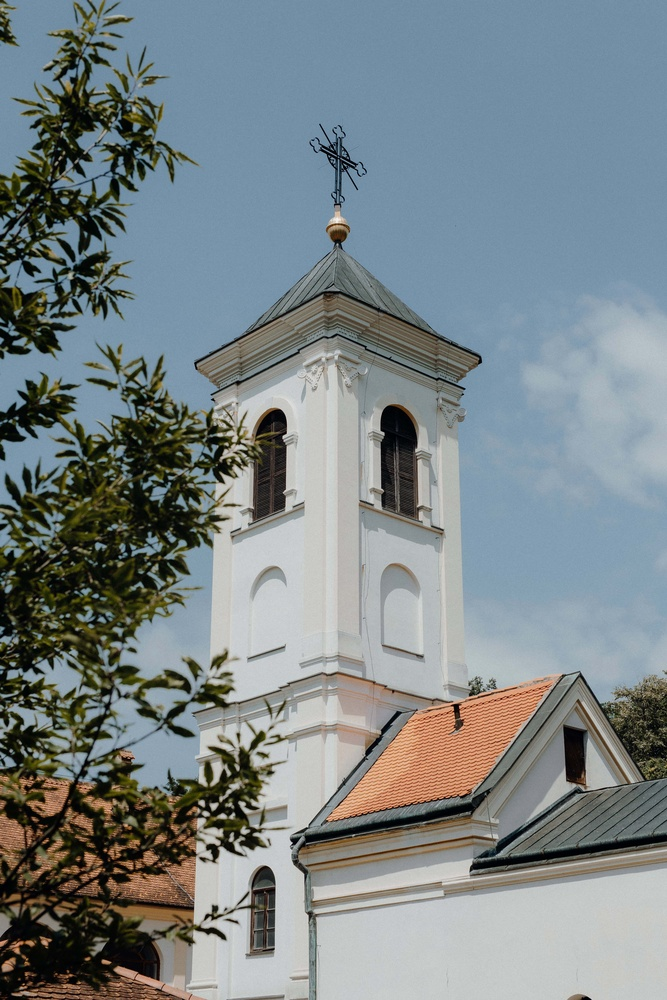
#> input picture dwt/2/Q.jpg, 667 x 1000 px, shrunk from 4000 x 6000 before the run, found by its file name; its folder holds only this picture in this run
$ python '333方向阈值.py'
#> lines starting #> are read from the running program, lines starting #| are printed output that depends on the picture
### dwt/utils.py
import cv2
import numpy as np
import pywt
from skimage.metrics import structural_similarity as ssim


def compute_psnr(original, processed):
    """计算峰值信噪比（PSNR）"""
    original = cv2.resize(original, (processed.shape[1], processed.shape[0]))
    mse = np.mean((original - processed) ** 2)
    if mse == 0:
        return float('inf')
    pixel_max = 255.0
    psnr = 20 * np.log10(pixel_max / np.sqrt(mse))
    return psnr


def compute_ssim(original, processed):
    """计算结构相似性（SSIM）"""
    original = cv2.resize(original, (processed.shape[1], processed.shape[0]))

    # 确定较小的图像尺寸并选择合适的 win_size
    min_dim = min(original.shape[0], original.shape[1])
    win_size = 7 if min_dim >= 7 else min_dim  # 确保win_size小于图像最小尺寸

    return ssim(original, processed, win_size=win_size, channel_axis=2)


# [54 lines left out: functions wavelet_decompose_reconstruct_color, adaptive_thresholding, estimate_noise, not called in this run]


def soft_threshold(data, threshold):
    """软阈值处理：数据超过阈值则减去阈值"""
    return np.sign(data) * np.maximum(np.abs(data) - threshold, 0)

### dwt/333方向阈值.py
import os
import numpy as np
import cv2
import pywt
from utils import compute_psnr, compute_ssim

# 设置输入和输出文件夹路径
input_folder = 'C:/Users\RT\Desktop\DRCNN\dwt/2'
output_folder = 'C:/Users\RT\Desktop\DRCNN\dwt\zs\hua_50'

# 确保输出文件夹存在
os.makedirs(output_folder, exist_ok=True)

# 获取输入文件夹中的所有图片文件
image_files = [f for f in os.listdir(input_folder) if f.endswith(('.jpg', '.png', '.jpeg'))]

def calculate_directional_threshold(high_freq, N, alpha=0.5, gamma=0.1):
    """
    根据高频分量计算改进的方向感知自适应阈值
    :param high_freq: 高频分量数组    :param N: 系数数量
    :param alpha: 调节系数
    :param gamma: 非线性调整因子


    :return: 自适应阈值
    """
    sigma = np.median(np.abs(high_freq)) / 0.6745  # 噪声标准差估计
    T = sigma * (np.log(N) ** gamma) * alpha      # 非线性动态阈值计算
    return T

def soft_threshold(W, T):
    """
    软阈值处理
    :param W: 高频分量数组
    :param T: 阈值
    :return: 处理后的高频分量
    """
    return np.sign(W) * np.maximum(np.abs(W) - T, 0)

def add_gaussian_noise(image, mean=5, std=30):
    """
    向图像添加高斯噪声
    :param image: 输入图像
    :param mean: 噪声均值
    :param std: 噪声标准差
    :return: 添加噪声的图像
    """
    noise = np.random.normal(mean, std, image.shape).astype(np.float32)
    noisy_image = np.clip(image + noise, 0, 255).astype(np.uint8)
    return noisy_image


def compute_mse(image1, image2):
    """
    计算均方误差 (MSE)
    :param image1: 原始图像
    :param image2: 比较的图像
    :return: MSE 值
    """
    return np.mean((image1.astype(np.float32) - image2.astype(np.float32)) ** 2)


def apply_post_filtering(image, method='bilateral'):
    """
    对降噪后的图像应用后处理步骤
    :param image: 输入图像
    :param method: 后处理方法，支持 'bilateral' 和 'gaussian'
    :return: 处理后的图像
    """
    if method == 'bilateral':
        return cv2.bilateralFilter(image, d=9, sigmaColor=75, sigmaSpace=75)
    elif method == 'gaussian':
        return cv2.GaussianBlur(image, (5, 5), 0)
    else:
        return image

for image_file in image_files:
    # 读取彩色图像
    image_path = os.path.join(input_folder, image_file)
    image_bgr = cv2.imread(image_path)
#> image_bgr is the input picture: shape (1000, 667, 3); mean B, G, R 135.3, 132.6, 122.7

    # 向图像添加高斯噪声
    noisy_image_bgr = add_gaussian_noise(image_bgr)
    cv2.imwrite(os.path.join(output_folder, 'noisy_' + image_file), noisy_image_bgr)
    print(f'Saved noisy image: {os.path.join(output_folder, "noisy_" + image_file)}')

    # 转换为YUV色彩空间
    image_yuv = cv2.cvtColor(noisy_image_bgr, cv2.COLOR_BGR2YUV)
#> image_yuv: shape (1000, 667, 3); mean of channels 0, 1, 2 135, 130.8, 121.6

    # 小波基选择
    wavelet = 'sym5'

    # 处理亮度通道
    y_channel = image_yuv[:, :, 0]

    # 分解到三级
    coeffs_1 = pywt.dwt2(y_channel, wavelet)
    (approx_1, (horizontal_1, vertical_1, diagonal_1)) = coeffs_1

    coeffs_2 = pywt.dwt2(approx_1, wavelet)
    (approx_2, (horizontal_2, vertical_2, diagonal_2)) = coeffs_2
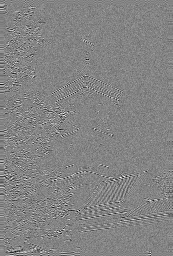
#> horizontal_2: shape (256, 173) float64; min -289.3, max 269.4, mean -0.1; drawn with min black and max white
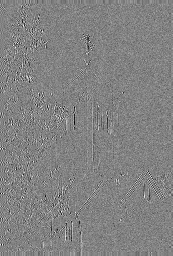
#> vertical_2: shape (256, 173) float64; min -229.8, max 219.3, mean -0.1; drawn with min black and max white
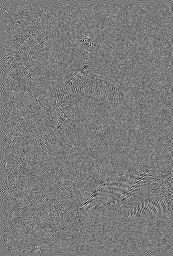
#> diagonal_2: shape (256, 173) float64; min -169.3, max 180, mean -0.1; drawn with min black and max white

    coeffs_3 = pywt.dwt2(approx_2, wavelet)
    (approx_3, (horizontal_3, vertical_3, diagonal_3)) = coeffs_3
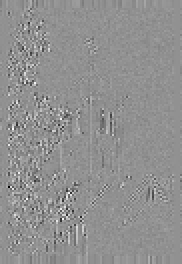
#> vertical_3: shape (132, 91) float64 (shown 2 times larger); min -606.7, max 456.9, mean -1.1; drawn with min black and max white
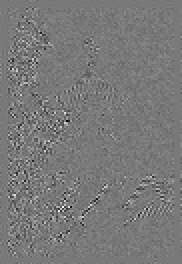
#> diagonal_3: shape (132, 91) float64 (shown 2 times larger); min -369.9, max 406.7, mean 0; drawn with min black and max white

    # 对高频分量应用传统阈值处理
    fixed_threshold = 20  # 固定阈值
    horizontal_3_traditional = soft_threshold(horizontal_3, fixed_threshold)
    vertical_3_traditional = soft_threshold(vertical_3, fixed_threshold)
    diagonal_3_traditional = soft_threshold(diagonal_3, fixed_threshold)

    # 小波重构（传统方法）
    reconstructed_3_traditional = pywt.idwt2((approx_3, (horizontal_3_traditional, vertical_3_traditional, diagonal_3_traditional)), wavelet)
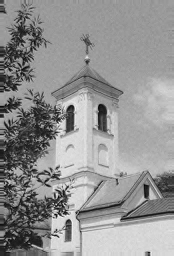
#> reconstructed_3_traditional: shape (256, 174) float64; min -55.7, max 978.5, mean 540; drawn with min black and max white
    reconstructed_2_traditional = pywt.idwt2((approx_2, (horizontal_2, vertical_2, diagonal_2)), wavelet)
    reconstructed_1_traditional = pywt.idwt2((approx_1, (horizontal_1, vertical_1, diagonal_1)), wavelet)

    denoised_y_channel_traditional = cv2.resize(reconstructed_1_traditional, (y_channel.shape[1], y_channel.shape[0]))

    # 小波重构（方向感知方法）从不同频域分析
    N3 = horizontal_3.size
#> N3 = 12012

    T3_h = calculate_directional_threshold(horizontal_3, N3)
#> in calculate_directional_threshold, `sigma = np.median(np.abs(high_freq)) / 0.6745`: sigma = 35.26
#> in calculate_directional_threshold, `T = sigma * (np.log(N) ** gamma) * alpha`: T = 22.06
#> T3_h = 22.06
    T3_v = calculate_directional_threshold(vertical_3, N3)
#> T3_v = 18.94
    T3_d = calculate_directional_threshold(diagonal_3, N3)
#> T3_d = 16.17

    horizontal_3 = soft_threshold(horizontal_3, T3_h)
    vertical_3 = soft_threshold(vertical_3, T3_v)
    diagonal_3 = soft_threshold(diagonal_3, T3_d)
    #这里是把上面计算的阈值  放进去处理

    reconstructed_3 = pywt.idwt2((approx_3, (horizontal_3, vertical_3, diagonal_3)), wavelet)
    reconstructed_2 = pywt.idwt2((approx_2, (horizontal_2, vertical_2, diagonal_2)), wavelet)
    reconstructed_1 = pywt.idwt2((approx_1, (horizontal_1, vertical_1, diagonal_1)), wavelet)

    denoised_y_channel_adaptive = cv2.resize(reconstructed_1, (y_channel.shape[1], y_channel.shape[0]))

    # 将降噪后的亮度通道替换回YUV图像中（传统方法）
    image_yuv_traditional = image_yuv.copy()
    image_yuv_traditional[:, :, 0] = denoised_y_channel_traditional
#> image_yuv_traditional: shape (1000, 667, 3); mean of channels 0, 1, 2 134.5, 130.8, 121.6
    denoised_bgr_image_traditional = cv2.cvtColor(image_yuv_traditional, cv2.COLOR_YUV2BGR)

    # 将降噪后的亮度通道替换回YUV图像中（方向感知方法结合后处理）
    image_yuv[:, :, 0] = denoised_y_channel_adaptive
    denoised_bgr_image_adaptive = cv2.cvtColor(image_yuv, cv2.COLOR_YUV2BGR)
    denoised_bgr_image_adaptive_post = apply_post_filtering(denoised_bgr_image_adaptive)

    # 保存结果
    traditional_path = os.path.join(output_folder, 'traditional_' + image_file)
    adaptive_path = os.path.join(output_folder, 'adaptive_post_' + image_file)
    cv2.imwrite(traditional_path, denoised_bgr_image_traditional)
    cv2.imwrite(adaptive_path, denoised_bgr_image_adaptive_post)

    print(f"Saved traditional method image: {traditional_path}")
    print(f"Saved adaptive method with post-processing image: {adaptive_path}")

    # 生成对比图
    comparison_image = cv2.hconcat([noisy_image_bgr, denoised_bgr_image_traditional, denoised_bgr_image_adaptive_post])
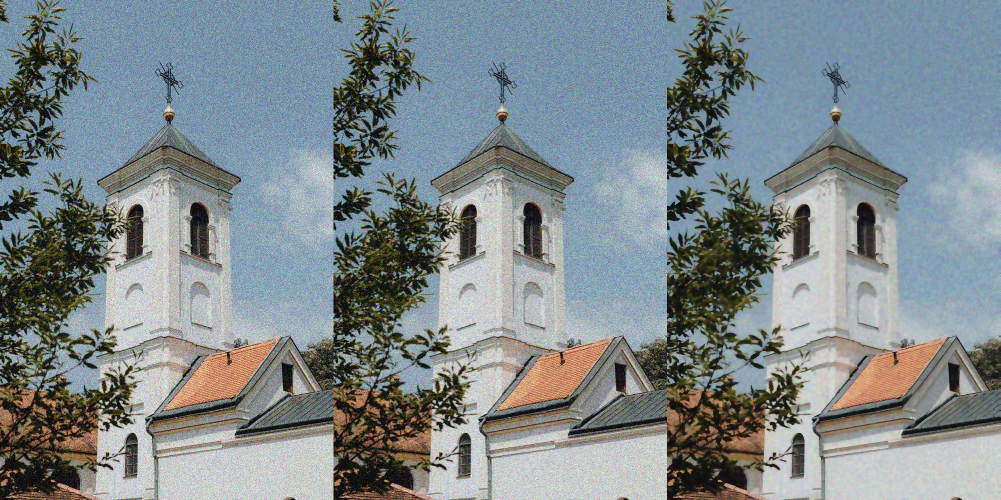
#> comparison_image: shape (1000, 2001, 3) (shown at 1/2 size); mean B, G, R 140.3, 137.2, 127.3
    comparison_path = os.path.join(output_folder, 'comparison_' + image_file)
    cv2.imwrite(comparison_path, comparison_image)
    print(f"Saved comparison image: {comparison_path}")

    # 计算PSNR和SSIM值
    reconstructed_psnr_traditional = compute_psnr(image_bgr, denoised_bgr_image_traditional)  # 传统方法PSNR
#> in compute_psnr, `mse = np.mean((original - processed) ** 2)`: mse = 95.9
#> in compute_psnr, `psnr = 20 * np.log10(pixel_max / np.sqrt(mse))`: psnr = 28.31
#> reconstructed_psnr_traditional = 28.31
    reconstructed_psnr_ada = compute_psnr(image_bgr, denoised_bgr_image_adaptive_post)  # 方向感知方法PSNR
#> reconstructed_psnr_ada = 29.56
    reconstructed_psnr_yuan = compute_psnr(image_bgr, noisy_image_bgr)  #原图PSNR
#> reconstructed_psnr_yuan = 28.28

    reconstructed_ssim_traditional = compute_ssim(image_bgr, denoised_bgr_image_traditional)  # 传统方法SSIM
#> reconstructed_ssim_traditional = 0.312
    reconstructed_ssim = compute_ssim(image_bgr, denoised_bgr_image_adaptive_post)  # 方向感知方法SSIM
#> reconstructed_ssim = 0.584

    # 在处理每张图像后，计算并输出 MSE
    reconstructed_mse_traditional = compute_mse(image_bgr, denoised_bgr_image_traditional)  # 传统方法MSE
#> reconstructed_mse_traditional = 868
    reconstructed_mse_adaptive = compute_mse(image_bgr, denoised_bgr_image_adaptive_post)  # 方向感知方法MSE
#> reconstructed_mse_adaptive = 210.2
    reconstructed_mse_noisy = compute_mse(image_bgr, noisy_image_bgr)  # 噪声图像MSE
#> reconstructed_mse_noisy = 869.3


    # 输出PSNR和SSIM值
    print(f"Traditional Method PSNR: {reconstructed_psnr_traditional:.2f} dB")
#| Traditional Method PSNR: 28.31 dB
    print(f"Adaptive Method PSNR: {reconstructed_psnr_ada:.2f} dB")
#| Adaptive Method PSNR: 29.56 dB
    print(f"nosiy Method PSNR: {reconstructed_psnr_yuan:.2f} dB")
#| nosiy Method PSNR: 28.28 dB

    print(f"Traditional Method SSIM: {reconstructed_ssim_traditional:.4f}")
#| Traditional Method SSIM: 0.3119
    print(f"Adaptive Method SSIM: {reconstructed_ssim:.4f}")
#| Adaptive Method SSIM: 0.5837

    # 输出 MSE 值
    print(f"Traditional Method MSE: {reconstructed_mse_traditional:.2f}")
#| Traditional Method MSE: 868.00
    print(f"Adaptive Method MSE: {reconstructed_mse_adaptive:.2f}")
#| Adaptive Method MSE: 210.22
    print(f"Noisy Image MSE: {reconstructed_mse_noisy:.2f}")
#| Noisy Image MSE: 869.26


print("All images processed and saved!")
